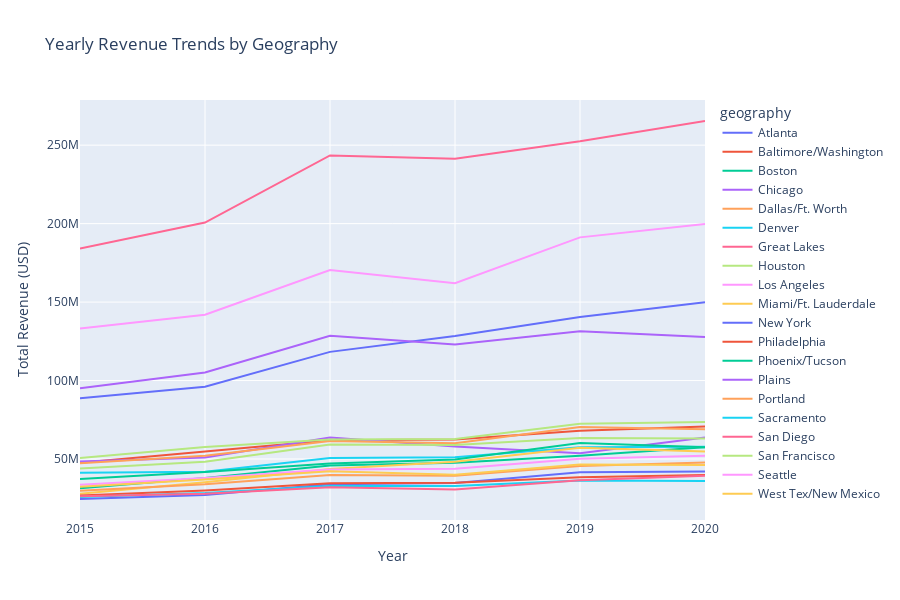

The code cell stored with this chart in its notebook:
### Code cell
line_data = top_20_detailed.groupby(['year', 'geography'])['total_revenue'].sum().reset_index()
line_data['Total Revenue'] = line_data['total_revenue'].apply(format_rev)

years = sorted(line_data['year'].unique())

line_fig = px.line(
    line_data,
    x="year",
    y="total_revenue",
    color="geography",
    line_group="geography",
    title="Yearly Revenue Trends by Geography",
    labels={"total_revenue": "Total Revenue (USD)", "year": "Year"},
    hover_data={"Total Revenue": True, "total_revenue": False}  
)

line_fig.update_layout(
    xaxis=dict(
        tickmode="array",
        tickvals=years,  
        ticktext=[str(year) for year in years],  
    ),
    height=600
)

line_fig.show()

### Figure 1 — Plotly figure (JSON) as saved in the notebook; plotly's stock layout.template omitted (floating-point values rounded to 4 significant figures)
{"data": [{"customdata": [["24.5M"], ["27.0M"], ["33.9M"], ["34.8M"], ["41.6M"], ["42.0M"]], "hovertemplate": "geography=Atlanta<br>Year=%{x}<br>Total Revenue=%{customdata[0]}<extra></extra>", "legendgroup": "Atlanta", "line": {"color": "#636efa", "dash": "solid"}, "marker": {"symbol": "circle"}, "mode": "lines", "name": "Atlanta", "orientation": "v", "showlegend": true, "type": "scatter", "x": [2015, 2016, 2017, 2018, 2019, 2020], "xaxis": "x", "y": [24520000.0, 27030000.0, 33900000.0, 34780000.0, 41620000.0, 41980000.0], "yaxis": "y"}, {"customdata": [["47.6M"], ["54.7M"], ["62.0M"], ["62.4M"], ["68.0M"], ["70.8M"]], "hovertemplate": "geography=Baltimore/Washington<br>Year=%{x}<br>Total Revenue=%{customdata[0]}<extra></extra>", "legendgroup": "Baltimore/Washington", "line": {"color": "#EF553B", "dash": "solid"}, "marker": {"symbol": "circle"}, "mode": "lines", "name": "Baltimore/Washington", "orientation": "v", "showlegend": true, "type": "scatter", "x": [2015, 2016, 2017, 2018, 2019, 2020], "xaxis": "x", "y": [47590000.0, 54670000.0, 61980000.0, 62390000.0, 67980000.0, 70790000.0], "yaxis": "y"}, {"customdata": [["31.4M"], ["37.9M"], ["45.8M"], ["47.6M"], ["52.1M"], ["57.6M"]], "hovertemplate": "geography=Boston<br>Year=%{x}<br>Total Revenue=%{customdata[0]}<extra></extra>", "legendgroup": "Boston", "line": {"color": "#00cc96", "dash": "solid"}, "marker": {"symbol": "circle"}, "mode": "lines", "name": "Boston", "orientation": "v", "showlegend": true, "type": "scatter", "x": [2015, 2016, 2017, 2018, 2019, 2020], "xaxis": "x", "y": [31350000.0, 37850000.0, 45800000.0, 47600000.0, 52110000.0, 57560000.0], "yaxis": "y"}, {"customdata": [["48.4M"], ["50.9M"], ["63.7M"], ["57.9M"], ["53.7M"], ["63.7M"]], "hovertemplate": "geography=Chicago<br>Year=%{x}<br>Total Revenue=%{customdata[0]}<extra></extra>", "legendgroup": "Chicago", "line": {"color": "#ab63fa", "dash": "solid"}, "marker": {"symbol": "circle"}, "mode": "lines", "name": "Chicago", "orientation": "v", "showlegend": true, "type": "scatter", "x": [2015, 2016, 2017, 2018, 2019, 2020], "xaxis": "x", "y": [48400000.0, 50930000.0, 63690000.0, 57920000.0, 53730000.0, 63730000.0], "yaxis": "y"}, {"customdata": [["47.3M"], ["52.1M"], ["61.5M"], ["60.0M"], ["70.3M"], ["69.0M"]], "hovertemplate": "geography=Dallas/Ft. Worth<br>Year=%{x}<br>Total Revenue=%{customdata[0]}<extra></extra>", "legendgroup": "Dallas/Ft. Worth", "line": {"color": "#FFA15A", "dash": "solid"}, "marker": {"symbol": "circle"}, "mode": "lines", "name": "Dallas/Ft. Worth", "orientation": "v", "showlegend": true, "type": "scatter", "x": [2015, 2016, 2017, 2018, 2019, 2020], "xaxis": "x", "y": [47340000.0, 52140000.0, 61490000.0, 60040000.0, 70330000.0, 69020000.0], "yaxis": "y"}, {"customdata": [["41.2M"], ["41.8M"], ["50.6M"], ["51.1M"], ["57.4M"], ["57.8M"]], "hovertemplate": "geography=Denver<br>Year=%{x}<br>Total Revenue=%{customdata[0]}<extra></extra>", "legendgroup": "Denver", "line": {"color": "#19d3f3", "dash": "solid"}, "marker": {"symbol": "circle"}, "mode": "lines", "name": "Denver", "orientation": "v", "showlegend": true, "type": "scatter", "x": [2015, 2016, 2017, 2018, 2019, 2020], "xaxis": "x", "y": [41200000.0, 41820000.0, 50570000.0, 51070000.0, 57430000.0, 57850000.0], "yaxis": "y"}, {"customdata": [["184.2M"], ["200.7M"], ["243.5M"], ["241.4M"], ["252.5M"], ["265.4M"]], "hovertemplate": "geography=Great Lakes<br>Year=%{x}<br>Total Revenue=%{customdata[0]}<extra></extra>", "legendgroup": "Great Lakes", "line": {"color": "#FF6692", "dash": "solid"}, "marker": {"symbol": "circle"}, "mode": "lines", "name": "Great Lakes", "orientation": "v", "showlegend": true, "type": "scatter", "x": [2015, 2016, 2017, 2018, 2019, 2020], "xaxis": "x", "y": [184200000.0, 200700000.0, 243500000.0, 241400000.0, 252500000.0, 265400000.0], "yaxis": "y"}, {"customdata": [["43.9M"], ["48.2M"], ["59.2M"], ["58.9M"], ["63.4M"], ["63.1M"]], "hovertemplate": "geography=Houston<br>Year=%{x}<br>Total Revenue=%{customdata[0]}<extra></extra>", "legendgroup": "Houston", "line": {"color": "#B6E880", "dash": "solid"}, "marker": {"symbol": "circle"}, "mode": "lines", "name": "Houston", "orientation": "v", "showlegend": true, "type": "scatter", "x": [2015, 2016, 2017, 2018, 2019, 2020], "xaxis": "x", "y": [43950000.0, 48220000.0, 59200000.0, 58890000.0, 63370000.0, 63110000.0], "yaxis": "y"}, {"customdata": [["133.2M"], ["141.9M"], ["170.4M"], ["162.1M"], ["191.2M"], ["199.7M"]], "hovertemplate": "geography=Los Angeles<br>Year=%{x}<br>Total Revenue=%{customdata[0]}<extra></extra>", "legendgroup": "Los Angeles", "line": {"color": "#FF97FF", "dash": "solid"}, "marker": {"symbol": "circle"}, "mode": "lines", "name": "Los Angeles", "orientation": "v", "showlegend": true, "type": "scatter", "x": [2015, 2016, 2017, 2018, 2019, 2020], "xaxis": "x", "y": [133200000.0, 141900000.0, 170400000.0, 162100000.0, 191200000.0, 199700000.0], "yaxis": "y"}, {"customdata": [["27.9M"], ["35.2M"], ["43.7M"], ["48.2M"], ["57.1M"], ["54.8M"]], "hovertemplate": "geography=Miami/Ft. Lauderdale<br>Year=%{x}<br>Total Revenue=%{customdata[0]}<extra></extra>", "legendgroup": "Miami/Ft. Lauderdale", "line": {"color": "#FECB52", "dash": "solid"}, "marker": {"symbol": "circle"}, "mode": "lines", "name": "Miami/Ft. Lauderdale", "orientation": "v", "showlegend": true, "type": "scatter", "x": [2015, 2016, 2017, 2018, 2019, 2020], "xaxis": "x", "y": [27910000.0, 35220000.0, 43670000.0, 48230000.0, 57150000.0, 54850000.0], "yaxis": "y"}, {"customdata": [["88.7M"], ["96.1M"], ["118.3M"], ["128.4M"], ["140.5M"], ["150.0M"]], "hovertemplate": "geography=New York<br>Year=%{x}<br>Total Revenue=%{customdata[0]}<extra></extra>", "legendgroup": "New York", "line": {"color": "#636efa", "dash": "solid"}, "marker": {"symbol": "circle"}, "mode": "lines", "name": "New York", "orientation": "v", "showlegend": true, "type": "scatter", "x": [2015, 2016, 2017, 2018, 2019, 2020], "xaxis": "x", "y": [88670000.0, 96090000.0, 118300000.0, 128400000.0, 140500000.0, 150000000.0], "yaxis": "y"}, {"customdata": [["26.8M"], ["29.9M"], ["34.6M"], ["34.9M"], ["38.3M"], ["39.9M"]], "hovertemplate": "geography=Philadelphia<br>Year=%{x}<br>Total Revenue=%{customdata[0]}<extra></extra>", "legendgroup": "Philadelphia", "line": {"color": "#EF553B", "dash": "solid"}, "marker": {"symbol": "circle"}, "mode": "lines", "name": "Philadelphia", "orientation": "v", "showlegend": true, "type": "scatter", "x": [2015, 2016, 2017, 2018, 2019, 2020], "xaxis": "x", "y": [26810000.0, 29930000.0, 34580000.0, 34860000.0, 38340000.0, 39880000.0], "yaxis": "y"}, {"customdata": [["37.3M"], ["41.7M"], ["47.2M"], ["49.7M"], ["60.2M"], ["57.6M"]], "hovertemplate": "geography=Phoenix/Tucson<br>Year=%{x}<br>Total Revenue=%{customdata[0]}<extra></extra>", "legendgroup": "Phoenix/Tucson", "line": {"color": "#00cc96", "dash": "solid"}, "marker": {"symbol": "circle"}, "mode": "lines", "name": "Phoenix/Tucson", "orientation": "v", "showlegend": true, "type": "scatter", "x": [2015, 2016, 2017, 2018, 2019, 2020], "xaxis": "x", "y": [37330000.0, 41700000.0, 47190000.0, 49720000.0, 60190000.0, 57570000.0], "yaxis": "y"}, {"customdata": [["95.1M"], ["105.2M"], ["128.5M"], ["122.9M"], ["131.4M"], ["127.7M"]], "hovertemplate": "geography=Plains<br>Year=%{x}<br>Total Revenue=%{customdata[0]}<extra></extra>", "legendgroup": "Plains", "line": {"color": "#ab63fa", "dash": "solid"}, "marker": {"symbol": "circle"}, "mode": "lines", "name": "Plains", "orientation": "v", "showlegend": true, "type": "scatter", "x": [2015, 2016, 2017, 2018, 2019, 2020], "xaxis": "x", "y": [95130000.0, 105200000.0, 128500000.0, 122900000.0, 131400000.0, 127700000.0], "yaxis": "y"}, {"customdata": [["29.8M"], ["33.9M"], ["39.8M"], ["39.3M"], ["45.6M"], ["47.8M"]], "hovertemplate": "geography=Portland<br>Year=%{x}<br>Total Revenue=%{customdata[0]}<extra></extra>", "legendgroup": "Portland", "line": {"color": "#FFA15A", "dash": "solid"}, "marker": {"symbol": "circle"}, "mode": "lines", "name": "Portland", "orientation": "v", "showlegend": true, "type": "scatter", "x": [2015, 2016, 2017, 2018, 2019, 2020], "xaxis": "x", "y": [29830000.0, 33880000.0, 39810000.0, 39340000.0, 45590000.0, 47810000.0], "yaxis": "y"}, {"customdata": [["25.8M"], ["28.4M"], ["32.7M"], ["32.8M"], ["36.3M"], ["35.9M"]], "hovertemplate": "geography=Sacramento<br>Year=%{x}<br>Total Revenue=%{customdata[0]}<extra></extra>", "legendgroup": "Sacramento", "line": {"color": "#19d3f3", "dash": "solid"}, "marker": {"symbol": "circle"}, "mode": "lines", "name": "Sacramento", "orientation": "v", "showlegend": true, "type": "scatter", "x": [2015, 2016, 2017, 2018, 2019, 2020], "xaxis": "x", "y": [25850000.0, 28360000.0, 32730000.0, 32750000.0, 36310000.0, 35930000.0], "yaxis": "y"}, {"customdata": [["26.2M"], ["27.8M"], ["32.0M"], ["30.6M"], ["36.5M"], ["39.3M"]], "hovertemplate": "geography=San Diego<br>Year=%{x}<br>Total Revenue=%{customdata[0]}<extra></extra>", "legendgroup": "San Diego", "line": {"color": "#FF6692", "dash": "solid"}, "marker": {"symbol": "circle"}, "mode": "lines", "name": "San Diego", "orientation": "v", "showlegend": true, "type": "scatter", "x": [2015, 2016, 2017, 2018, 2019, 2020], "xaxis": "x", "y": [26200000.0, 27850000.0, 32010000.0, 30600000.0, 36490000.0, 39260000.0], "yaxis": "y"}, {"customdata": [["50.6M"], ["57.7M"], ["62.4M"], ["62.8M"], ["72.4M"], ["73.6M"]], "hovertemplate": "geography=San Francisco<br>Year=%{x}<br>Total Revenue=%{customdata[0]}<extra></extra>", "legendgroup": "San Francisco", "line": {"color": "#B6E880", "dash": "solid"}, "marker": {"symbol": "circle"}, "mode": "lines", "name": "San Francisco", "orientation": "v", "showlegend": true, "type": "scatter", "x": [2015, 2016, 2017, 2018, 2019, 2020], "xaxis": "x", "y": [50600000.0, 57670000.0, 62400000.0, 62800000.0, 72400000.0, 73590000.0], "yaxis": "y"}, {"customdata": [["33.6M"], ["37.9M"], ["43.3M"], ["43.8M"], ["50.1M"], ["52.1M"]], "hovertemplate": "geography=Seattle<br>Year=%{x}<br>Total Revenue=%{customdata[0]}<extra></extra>", "legendgroup": "Seattle", "line": {"color": "#FF97FF", "dash": "solid"}, "marker": {"symbol": "circle"}, "mode": "lines", "name": "Seattle", "orientation": "v", "showlegend": true, "type": "scatter", "x": [2015, 2016, 2017, 2018, 2019, 2020], "xaxis": "x", "y": [33570000.0, 37880000.0, 43270000.0, 43790000.0, 50100000.0, 52070000.0], "yaxis": "y"}, {"customdata": [["32.2M"], ["36.9M"], ["42.2M"], ["40.0M"], ["46.5M"], ["46.2M"]], "hovertemplate": "geography=West Tex/New Mexico<br>Year=%{x}<br>Total Revenue=%{customdata[0]}<extra></extra>", "legendgroup": "West Tex/New Mexico", "line": {"color": "#FECB52", "dash": "solid"}, "marker": {"symbol": "circle"}, "mode": "lines", "name": "West Tex/New Mexico", "orientation": "v", "showlegend": true, "type": "scatter", "x": [2015, 2016, 2017, 2018, 2019, 2020], "xaxis": "x", "y": [32240000.0, 36940000.0, 42160000.0, 40020000.0, 46500000.0, 46170000.0], "yaxis": "y"}], "layout": {"height": 600, "legend": {"title": {"text": "geography"}, "tracegroupgap": 0}, "title": {"text": "Yearly Revenue Trends by Geography"}, "xaxis": {"anchor": "y", "domain": [0, 1], "tickmode": "array", "ticktext": ["2015", "2016", "2017", "2018", "2019", "2020"], "tickvals": [2015, 2016, 2017, 2018, 2019, 2020], "title": {"text": "Year"}}, "yaxis": {"anchor": "x", "domain": [0, 1], "title": {"text": "Total Revenue (USD)"}}}}
